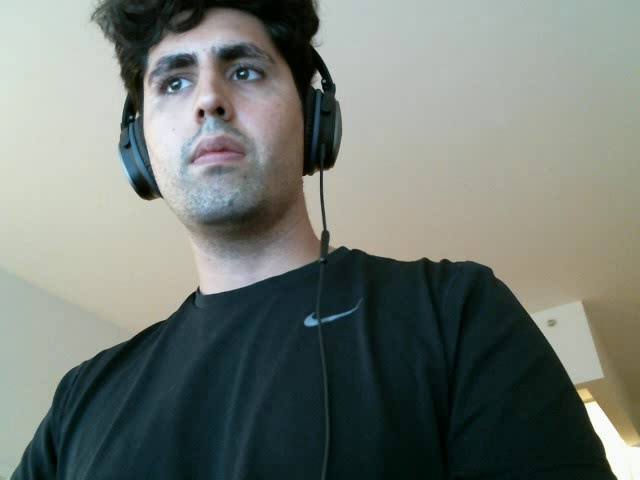
#> input picture frame 12 of DATA/video_capture.mp4, 640 x 480 px, given in place of the camera
$ jupyter execute '04 Video Basics with Python and OpenCV.ipynb'   (text cells are left out)
#> lines starting #> are read from the running program, lines starting #| are printed output that depends on the picture; after the words box and inside, x2 and y2 are one past the last pixel; in counts of white or black regions, pixels touching at a corner belong together
[cell 1]
## PUT THIS ALL IN ONE CELL!

import cv2


# Connects to your computer's default camera
cap = cv2.VideoCapture(0)


# Automatically grab width and height from video feed
# (returns float which we need to convert to integer for later on!)
width = int(cap.get(cv2.CAP_PROP_FRAME_WIDTH))
height = int(cap.get(cv2.CAP_PROP_FRAME_HEIGHT))

while True:

    # Capture frame-by-frame
    ret, frame = cap.read()
#> frame is the input picture: shape (480, 640, 3); mean B, G, R 115.6, 122.1, 114.8

    # Our operations on the frame come here
    gray = cv2.cvtColor(frame, cv2.COLOR_BGR2GRAY)
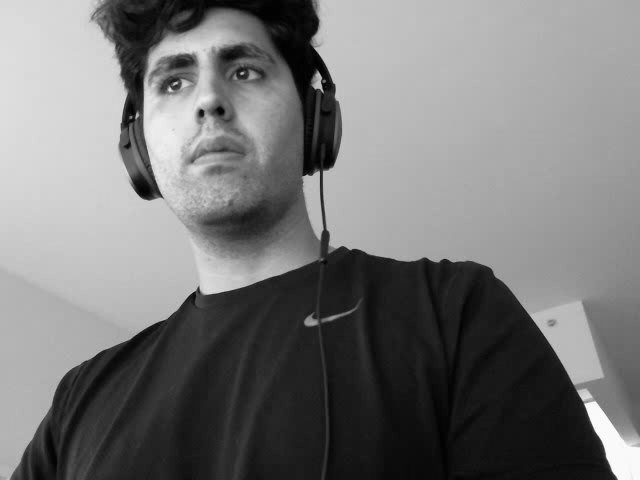
#> gray: shape (480, 640); min 0, max 255, mean 119.1

    # Display the resulting frame
    cv2.imshow('frame', gray)

    # This command let's us quit with the "q" button on a keyboard.
    # Simply pressing X on the window won't work!
    if cv2.waitKey(1) & 0xFF == ord('q'):
#> (key q is pressed here)
        break

# When everything done, release the capture and destroy the windows
cap.release()
cv2.destroyAllWindows()

[cell 2]
import cv2

cap = cv2.VideoCapture(0)

# Automatically grab width and height from video feed
# (returns float which we need to convert to integer for later on!)
width = int(cap.get(cv2.CAP_PROP_FRAME_WIDTH))
height = int(cap.get(cv2.CAP_PROP_FRAME_HEIGHT))


# MACOS AND LINUX: *'XVID' (MacOS users may want to try VIDX as well just in case)
# WINDOWS *'VIDX'
writer = cv2.VideoWriter('student_capture.mp4', cv2.VideoWriter_fourcc(*'DIVX'),30, (width, height))


## This loop keeps recording until you hit Q or escape the window
## You may want to instead use some sort of timer, like from time import sleep and then just record for 5 seconds.

while True:
    # Capture frame-by-frame
    ret, frame = cap.read()


    # Write the video
    writer.write(frame)

    # Display the resulting frame
    cv2.imshow('frame',frame)

    # This command let's us quit with the "q" button on a keyboard.
    # Simply pressing X on the window won't work!
    if cv2.waitKey(1) & 0xFF == ord('q'):
#> (key q is pressed here)
        break


cap.release()
writer.release()
cv2.destroyAllWindows()

[cell 3]
import cv2
import time
# Same command function as streaming, its just now we pass in the file path, nice!
cap = cv2.VideoCapture('DATA/video_capture.mp4')

# FRAMES PER SECOND FOR VIDEO
fps = 20

# Always a good idea to check if the video was acutally there
# If you get an error at thsi step, triple check your file path!!
if cap.isOpened()== False:
    print("Error opening the video file. Please double check your file path for typos. Or move the movie file to the same location as this script/notebook")


# While the video is opened
while cap.isOpened():


    # Read the video file.
    ret, frame = cap.read()

    # If we got frames, show them.
    if ret == True:

        # Display the frame at same frame rate of recording
        # Watch lecture video for full explanation
        time.sleep(1/fps)
        cv2.imshow('frame',frame)

        # Press q to quit
        if cv2.waitKey(25) & 0xFF == ord('q'):

#> (key q is pressed here)
            break

    # Or automatically break this whole loop if the video is over.
    else:
        break

cap.release()
# Closes all the frames
cv2.destroyAllWindows()

[cell 4]
import cv2

cap = cv2.VideoCapture(0)


# Automatically grab width and height from video feed
# (returns float which we need to convert to integer for later on!)
width = int(cap.get(cv2.CAP_PROP_FRAME_WIDTH))
height = int(cap.get(cv2.CAP_PROP_FRAME_HEIGHT))

# We're using // here because in Python // allows for int classical division,
# because we can't pass a float to the cv2.rectangle function

# Coordinates for Rectangle
x = width // 2
y = height // 2

# Width and height
w = width//4
h = height//4

while True:
    # Capture frame-by-frame
    ret, frame = cap.read()

    # Draw a rectangle on stream
    cv2.rectangle(frame, (x, y), (x+w, y+h), color=(0,0,255),thickness= 4)
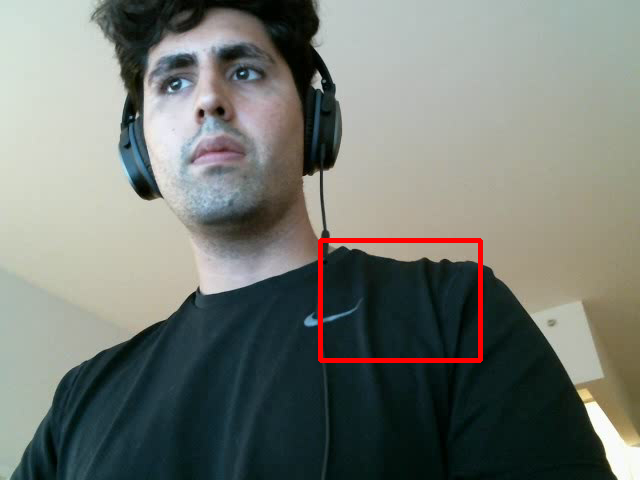
#> frame: shape (480, 640, 3); 0.91% of pixels changed, all inside (x1, y1, x2, y2) = (318, 238, 483, 363)

    # Display the resulting frame
    cv2.imshow('frame', frame)

    # This command let's us quit with the "q" button on a keyboard.
    # Simply pressing X on the window won't work!
    if cv2.waitKey(1) & 0xFF == ord('q'):
#> (key q is pressed here)
        break

# When everything is done, release the capture
cap.release()
cv2.destroyAllWindows()

[cell 5]
import cv2
import numpy as np

[cell 6]
import cv2
# Create a function based on a CV2 Event (Left button click)

# mouse callback function

###############################
# CALLBACK FUNCTION RECTANGLE #
###############################
def draw_rectangle(event,x,y,flags,param):

    global pt1,pt2,topLeft_clicked,botRight_clicked

    # get mouse click
    if event == cv2.EVENT_LBUTTONDOWN:

        #RESET THE RECTANGLE (checks if rectangle is already there)
        if topLeft_clicked == True and botRight_clicked == True:
            topLeft_clicked = False
            botRight_clicked = False
            pt1 = (0,0)
            pt2 = (0,0)

        if topLeft_clicked == False:
            pt1 = (x,y)
            topLeft_clicked = True

        elif botRight_clicked == False:
            pt2 = (x,y)
            botRight_clicked = True


# Haven't drawn anything yet!

########################
### GLOBAL VARIABLES ###
########################

pt1 = (0,0)
pt2 = (0,0)
topLeft_clicked = False
botRight_clicked = False


###############################
### CONNECT TO THE CALLBACK ###
###############################
cap = cv2.VideoCapture(0)

# Create a named window for connections
cv2.namedWindow('Test')

# Bind draw_rectangle function to mouse cliks
cv2.setMouseCallback('Test', draw_rectangle)


while True:
    # Capture frame-by-frame
    ret, frame = cap.read()

    # DRAWING ON THE FRAME BASED OFF THE GLOBAL VARIABLES
    if topLeft_clicked:
        cv2.circle(frame, center=pt1, radius=1, color=(0,0,255), thickness=-1)

    #drawing rectangle
    if topLeft_clicked and botRight_clicked:
        cv2.rectangle(frame, pt1, pt2, (0, 0, 255), 2)


    # Display the resulting frame
    cv2.imshow('Test', frame)

    # This command let's us quit with the "q" button on a keyboard.
    # Simply pressing X on the window won't work!
    if cv2.waitKey(1) & 0xFF == ord('q'):
#> (key q is pressed here)
        break

# When everything is done, release the capture
cap.release()
cv2.destroyAllWindows()

[cell 7]
# Create a function based on a CV2 Event (Left button click)

# mouse callback function
def draw_circle(event,x,y,flags,param):

    global center,clicked

    # get mouse click on down and track center
    if event == cv2.EVENT_LBUTTONDOWN:
        center = (x, y)
        clicked = False

    # Use boolean variable to track if the mouse has been released
    if event == cv2.EVENT_LBUTTONUP:
        clicked = True


# Haven't drawn anything yet!
center = (0,0)
clicked = False


# Capture Video
cap = cv2.VideoCapture(0)

# Create a named window for connections
cv2.namedWindow('Test')

# Bind draw_rectangle function to mouse cliks
cv2.setMouseCallback('Test', draw_circle)


while True:
    # Capture frame-by-frame
    ret, frame = cap.read()

    # Use if statement to see if clicked is true
    if clicked==True:
        # Draw circle on frame
        cv2.circle(frame, center=center, radius=50, color=(255,0,0), thickness=5)

    # Display the resulting frame
    cv2.imshow('Test', frame)

    # This command let's us quit with the "q" button on a keyboard.
    # Simply pressing X on the window won't work!
    if cv2.waitKey(1) & 0xFF == ord('q'):
#> (key q is pressed here)

$ run again, starting later in the video
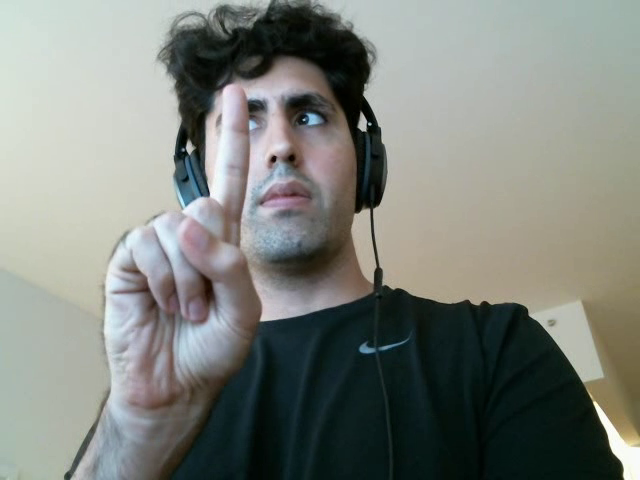
#> input picture frame 57 of DATA/video_capture.mp4, 640 x 480 px, given in place of the camera
#> frame is the input picture: shape (480, 640, 3); mean B, G, R 124.4, 130.8, 126.6
#> `gray = cv2.cvtColor(frame, cv2.COLOR_BGR2GRAY)`:
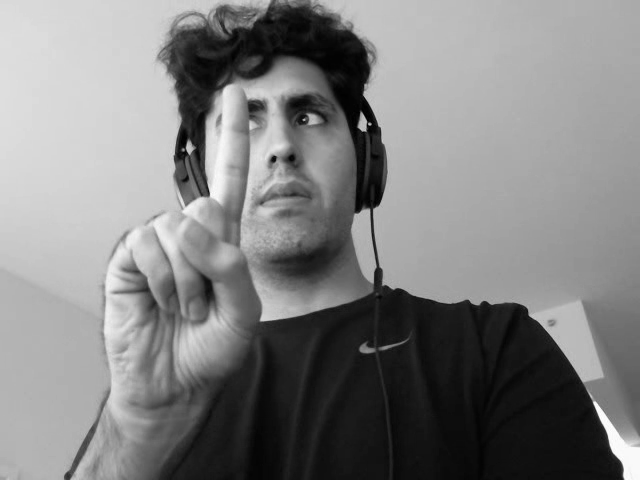
#> gray: shape (480, 640); min 0, max 255, mean 128.8
#> `cv2.rectangle(frame, (x, y), (x+w, y+h), color=(0,0,255),thickness= 4)`:
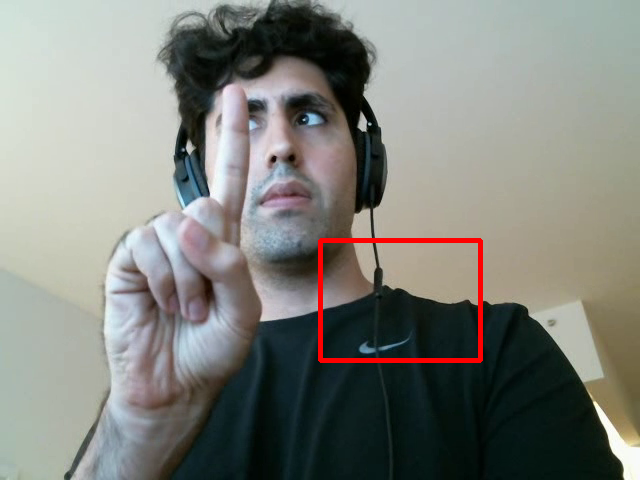
#> frame: shape (480, 640, 3); 0.91% of pixels changed, all inside (x1, y1, x2, y2) = (318, 238, 483, 363)

$ run again, starting later in the video
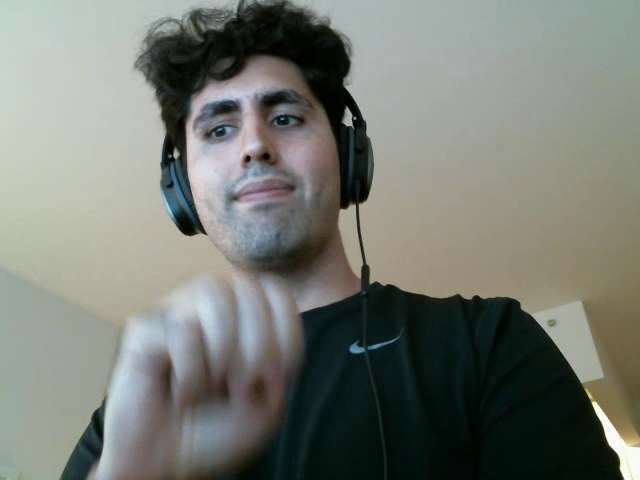
#> input picture frame 101 of DATA/video_capture.mp4, 640 x 480 px, given in place of the camera
#> frame is the input picture: shape (480, 640, 3); mean B, G, R 115, 122.7, 119
#> `gray = cv2.cvtColor(frame, cv2.COLOR_BGR2GRAY)`:
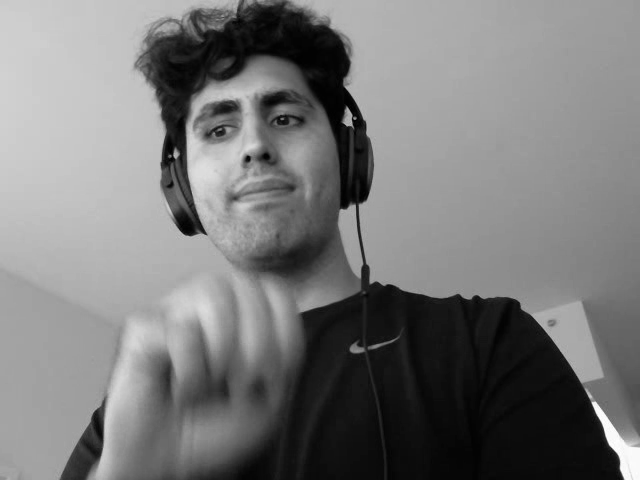
#> gray: shape (480, 640); min 0, max 255, mean 120.7
#> `cv2.rectangle(frame, (x, y), (x+w, y+h), color=(0,0,255),thickness= 4)`:
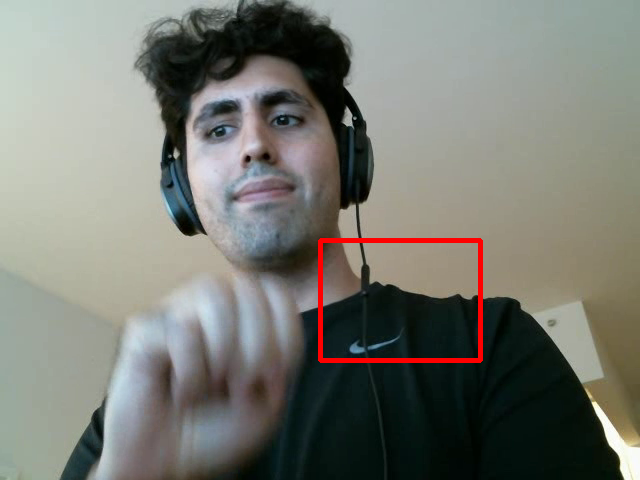
#> frame: shape (480, 640, 3); 0.91% of pixels changed, all inside (x1, y1, x2, y2) = (318, 238, 483, 363)
